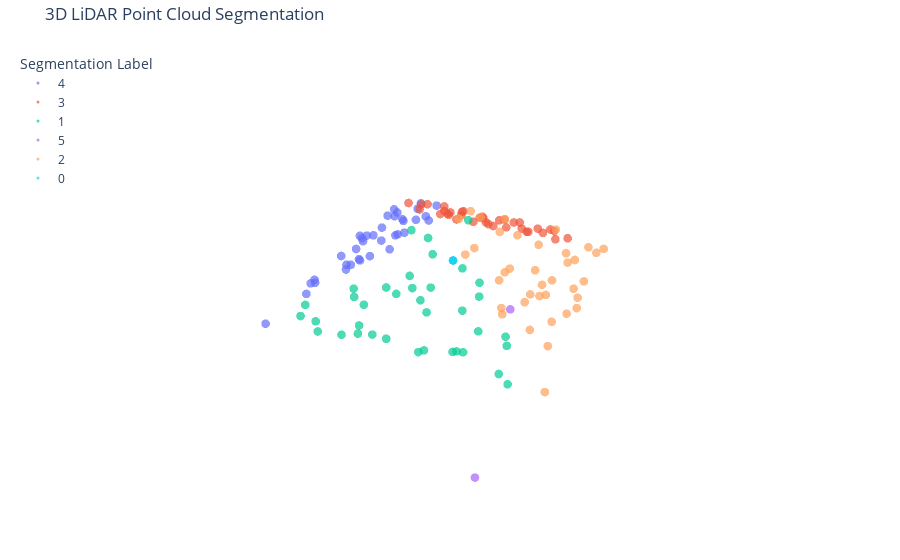

The notebook cell saved with this chart:
### Code cell
# Get a batch from DataLoader
for points, labels in train_loader:
    points_np = points[0].cpu().numpy()  # Convert first point cloud in batch to NumPy
    labels_np = labels[0].cpu().numpy()  # Convert first label set in batch to NumPy
    visualize_lidar_with_plotly(points_np, labels_np, scatter_size=3)  # Show visualization
    break  # Only visualize one batch
